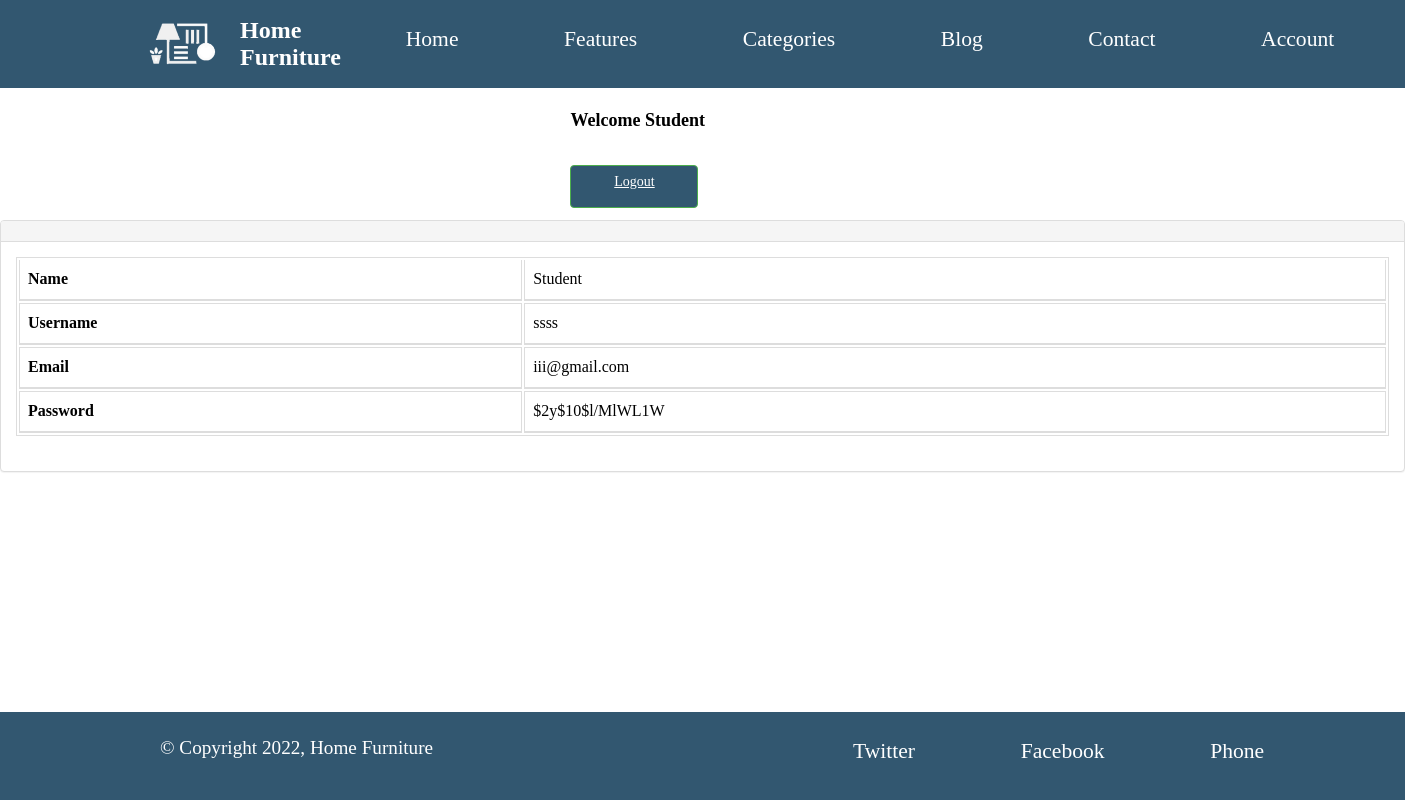
The page /profile.php (signed in) on the database its author committed.
### tables this page shows
CREATE TABLE `user` (
  `id` int(11) NOT NULL,
  `full_name` varchar(80) NOT NULL,
  `username` varchar(20) NOT NULL,
  `email` varchar(50) NOT NULL,
  `password` varchar(15) NOT NULL,
  `image` varchar(50) DEFAULT NULL,
  `status` enum('Active','Inactive','','') NOT NULL DEFAULT 'Inactive',
  `role_id` int(11) DEFAULT 1
);

### profile.php (the view, shortened to what this page needs)
<?php
    include('include/header.php');
    require('include/dbconnect.php');
    $user_id = $_SESSION['user_info']['id'];
?>
        <div style="padding: 12px 50px 12px 50px; float: right; font-size: 16px;">
                <?php
                if($_SESSION['user_info'])
                {
                    echo "<h4 style='margin-right:650px'> Welcome " . $_SESSION['user_info']['full_name'] . "</h4>";
                }
                ?>
                <a href="logout.php" style="background-color: rgb(50, 87, 112); margin-top:1.5rem" class="btn btn-success square-btn-adjust">Logout</a> </div>
       <div class="row">
            <div class="col-md-12">
                <div class="panel panel-default">
                    <div class="panel-heading">
                    </div>
                    <div class="panel-body">
                        <div class="table-responsive">
                            <table class="table table-striped table-bordered table-hover" id="dataTables-example">
                                <thead>
                                <?php
                                        $sql="select * from user where id=:id";
                                        $stm = $con -> prepare($sql);
                                        $stm -> execute(array("id" => $user_id));
                                        if($stm -> rowCount())
                                        {
                                            foreach ($stm -> fetchAll() as $row)
                                            {
                                    ?>
                                        <tr>
                                        <th>Name</th>
                                        <td><?php echo $row['full_name']; ?></td>
                                        </tr><tr>
                                        <th>Username</th>
                                        <td><?php echo $row['username']; ?></td>
                                        </tr><tr>
                                        <th>Email</th>
                                        <td><?php echo $row['email']; ?></td>
                                        </tr><tr>
                                        <th>Password</th>
                                        <td><?php echo $row['password']; ?></td>
                                        </tr>
                                </thead>
                                        <?php
                                            }}
                                        ?>
                            </table>
                        </div>
                    </div>
                </div>
            </div>
        </div>
<?php include('include/footer.php'); ?>

### css/style.css (style rules this page uses)
* { margin: 0; padding: 0; box-sizing: border-box; font-family:'Times New Roman', Times, serif; }
.btn { width: 8rem; height: 2.7rem; margin-top: 2rem; border-radius: 0.5rem; outline: none; border: none; padding: 0.5rem 0.5rem; text-align: center; background-color:rgba(50, 87, 112, 0.692); color:white; font-size: 1.4rem; }

### rows shown on the page
user: full_name "Student", username "ssss", email "iii@gmail.com", password "$2y$10$l/MlWL1W"

### other values the page prints
$_SESSION['user_info']['full_name'] "Student"
